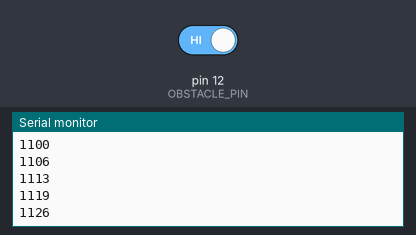
Simulated run of this sketch. Board: Arduino Uno, built with avr-gcc and run on an emulated ATmega328P. Parts: the last lines printed to the serial monitor. Inputs (shaded band) come from the test bench; at power-on: pin 12 (OBSTACLE_PIN) HIGH.

Above: at 1.2 s.
1.3 s: pin 12 (OBSTACLE_PIN) driven LOW
At 4.1 s:
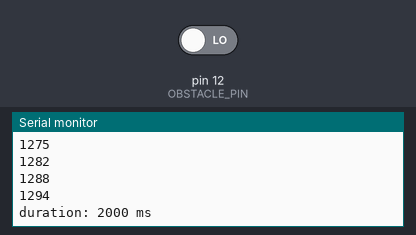
4.3 s: pin 12 (OBSTACLE_PIN) driven HIGH
At 5.0 s:
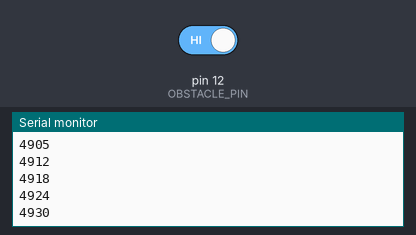
Timing chart, 0 to 7.3 s (numbered marks = the images above; inputs shaded):
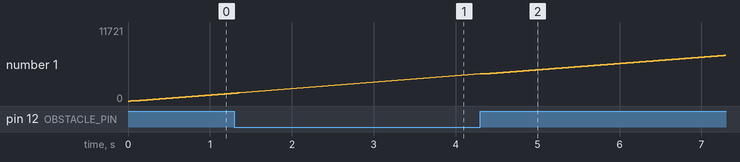

Measured:
- after the input at 4.3 s, the serial monitor: prints a new line at once (image 2)
- plotted number 1: 1294 → 117 after the input at 4.3 s

The sketch:

IRSensor_Duration.ino
```cpp
#define OBSTACLE_PIN            12  // Infrared Obstacle Sensor
#define OBSTACLE_DETECTED       LOW

bool is_ir_detected             = 0;
bool is_time_checking           = 0;
unsigned long detected_time     = 0;
unsigned int keep_ms            = 2000;

void setup() {
  pinMode(OBSTACLE_PIN, INPUT);
  Serial.begin(9600);
}

void loop() {
  if (digitalRead(OBSTACLE_PIN) == OBSTACLE_DETECTED) {
    is_ir_detected = 1;

    if (is_time_checking = 0) {
      detected_time = millis();
      is_time_checking = 1;
    }

    if (millis() - detected_time > keep_ms) {
      detected_time = millis();
      is_time_checking = 0;
      Serial.print("duration: ");
      Serial.print(keep_ms);
      Serial.println(" ms");
    }

  } else {
    detected_time = millis();
    Serial.println(detected_time);
    is_ir_detected = 0;
    is_time_checking = 0;
  }
}
```
